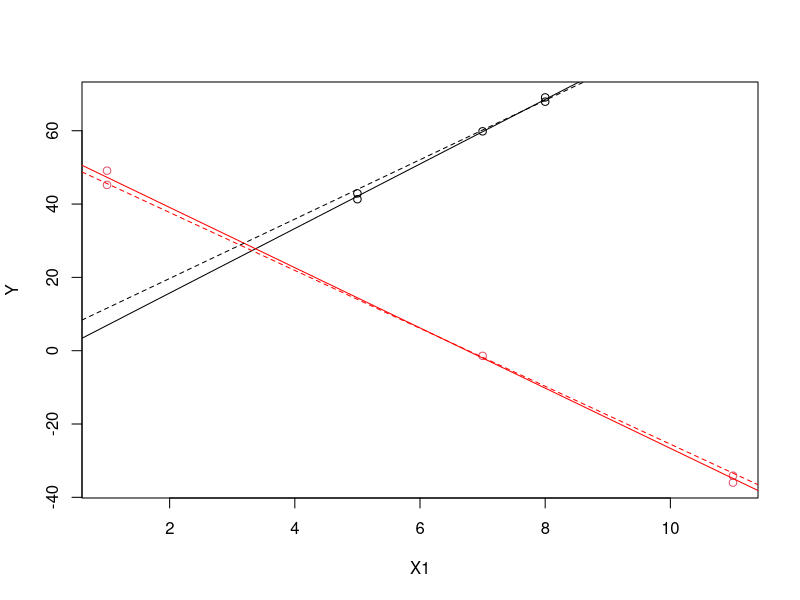

This chart was generated by the following R code:
## ---- chunk 1
error <- rnorm(10, 0, 2)
X1 <- c(5,8,7,1,11)
X2 <- rep(c(0,1), each=5)
beta0 <- 3.5
beta1 <- 8.1
beta2 <- 50
beta3 <- -16
X1 <- rep(c(5,8,7,1,11), each=2)
Y <- beta0 + beta1*X1 + beta2*X2 + beta3*X1*X2 + error
plot(Y ~ X1, col=X2+1)
#View(cbind(Y, X1, X2))
my.lm <- lm(Y ~ X1 +X2 +X1*X2)
summary(my.lm)
abline(my.lm, col="black")
abline(my.lm$coef[1]+my.lm$coef[3],my.lm$coef[2]+my.lm$coef[4],col="red")
abline(beta0, beta1, col="black", lty=2)
abline(beta0+beta2, beta1+beta3, col="red", lty=2)
